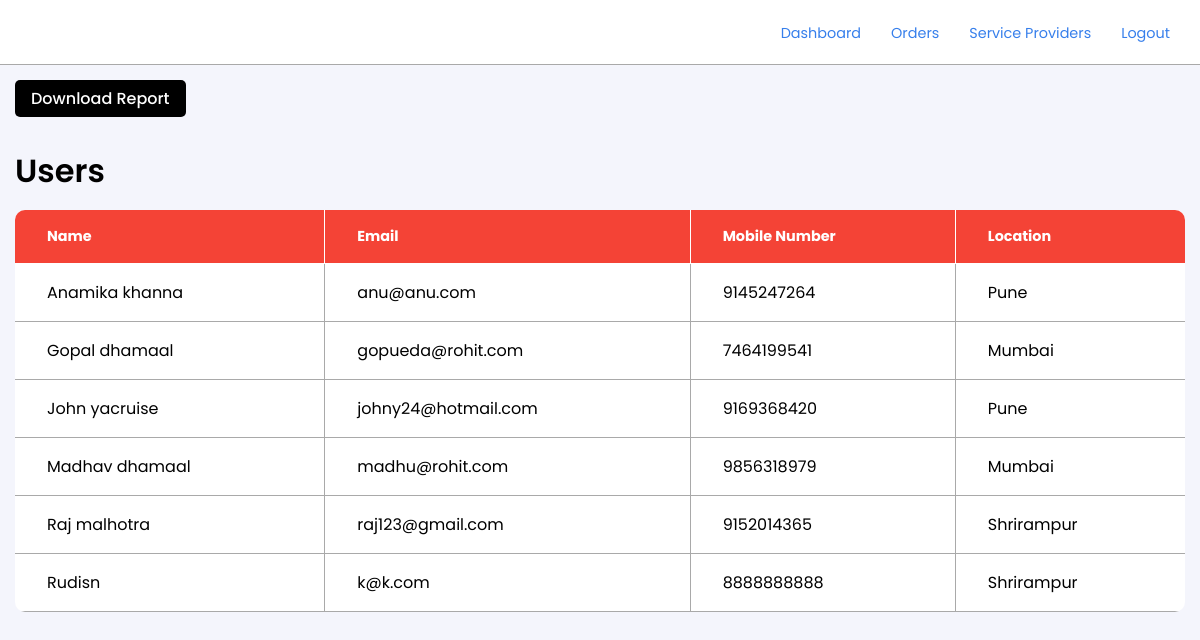
The app's page /admin/users.php (signed in) with its own data.
### tables this page shows
CREATE TABLE `users` (
  `id` int(11) NOT NULL,
  `uname` varchar(50) NOT NULL,
  `umail` varchar(50) NOT NULL,
  `umob` bigint(20) NOT NULL,
  `location` varchar(25) DEFAULT NULL
);

### admin/users.php (the view, shortened to what this page needs)
<?php
     include ("../conn.php");
     mysqli_select_db($conn, 'infinity') or die(mysqli_error($conn));
     $unFIlteredSPData = mysqli_query($conn, "SELECT * FROM users");
     $spDataRows = mysqli_num_rows($unFIlteredSPData);
?>
<!DOCTYPE html>
<html lang="en">
<head>
    <link rel="stylesheet" href="../Assets/Styles/style.css?v=<?php echo time(); ?>">
</head>
<body>
    <nav class="glass">
        <a href="#home"><img src="../Assets/Images/infinityLoop2.gif" class="navImg" alt=""></a>
        <ul>
            <li><a href='./'>Dashboard</a></li>
            <li><a href='./orders.php'>Orders</a></li>
            <li><a href='./service-providers.php'>Service Providers</a></li>
            <li><a href='../logout.php'>Logout</a></li>
        </ul>
    </nav>
    <section class="mainSection adminDashboardMainDiv">
        <form method="POST">
            <button class="btn" name="download_report">Download Report</button>
        </form>
        <div class="adminTableMainDiv">
            <h2 class="adminTableHeading">Users</h2>
            <table class="adminTable boxShadow1Hover">
                <thead class="boxShadow1Hover Rejected">
                    <tr>
                        <th>Name</th>
                        <th>Email</th>
                        <th>Mobile Number</th>
                        <th>Location</th>
                    </tr>
                </thead>
                <tbody>
                    <?php
                    if($spDataRows!=0){
                        while($allServices = mysqli_fetch_assoc($unFIlteredSPData)){
                    ?>
                        <tr>
                            <td><?php echo"$allServices[uname]" ?></td>
                            <td><?php echo"$allServices[umail]" ?></td>
                            <td><?php echo"$allServices[umob]" ?></td>
                            <td><?php echo"$allServices[location]" ?></td>
                        </tr>
                    <?php
                        }
                    }
                    ?>
                </tbody>
            </table>
        </div>
    </section>
</body>
</html>

### Assets/Styles/style.css (style rules this page uses)
* { padding: 0; margin: 0; box-sizing: border-box; font-family: "Poppins", sans-serif; transition: all 0.3s ease-in-out; }
:root { --primary-Color-Dark: black; --border-Color: #a9a9a9; --text-Color: #000; --main-Background-Color: #f4f5fc; --blue-Color: #005ce6c9; --primary-Color-Light: #ffff; --hover-Bg-Color: rgb(232, 232, 232); --mp-Large: 30px; --mp-Main: 15px; --mp-Secondary: 10px; --mp-Tertiary: 5px; }
.mainSection { padding: var(--mp-Main); }
h2 { font-size: 2rem; font-weight: 600; color: var(--text-Color); }
a { font-size: 0.9rem; text-decoration: none; color: var(--blue-Color); cursor: pointer; }
body { background-color: var(--main-Background-Color); }
html { scroll-behavior: smooth; }
.btn { padding: var(--mp-Tertiary) var(--mp-Main); font-size: 1rem; font-weight: 500; outline: none; cursor: pointer; border-radius: var(--mp-Tertiary); background-color: var(--primary-Color-Dark); color: var(--primary-Color-Light); border: 1px solid transparent; }
.glass { backdrop-filter: blur(16px) saturate(180%); -webkit-backdrop-filter: blur(16px) saturate(180%); }
nav { height: 65px; padding: var(--mp-Main) var(--mp-Large); border-bottom: 1px solid var(--border-Color); width: 100%; display: flex; align-items: center; justify-content: space-between; background-color: var(--primary-Color-Light); z-index: 100; }
.navImg { width: 35px; border-radius: var(--mp-Secondary); }
nav ul { display: flex; align-items: center; justify-content: center; }
nav ul li { list-style-type: none; margin-left: var(--mp-Large); border-radius: var(--mp-Tertiary); cursor: pointer; }
.Rejected { background-color: #f44336; }
.adminTableMainDiv { display: flex; align-items: flex-start; justify-content: flex-start; flex-direction: column; overflow: scroll; width: 100%; }
.adminTableHeading { margin-bottom: var(--mp-Main); }
.adminTable { border-collapse: collapse; background-color: white; text-align: left; overflow: hidden; cursor: pointer; border-radius: var(--mp-Secondary); width: 100%; max-width: 100%; }
.adminTable thead { border-bottom: 1px solid var(--border-Color); color: var(--primary-Color-Light); }
.adminTable th { padding: 1rem 2rem; font-size: 0.9rem; border: 1px solid var(--primary-Color-Light); border-top: none; }
.adminTable th:first-child { border-left: none; }
.adminTable th:last-child { border-right: none; }
.adminTable td { padding: 1rem 2rem; border: 1px solid var(--border-Color); }
.adminTable td:first-child { border-left: none; }
.adminTable td:last-child { border-right: none; }
.adminDashboardMainDiv button { margin-bottom: var(--mp-Large); }

### records on screen
users: uname "Anamika khanna", umail "anu@anu.com", umob "9145247264", location "Pune"
users: uname "Gopal dhamaal", umail "gopueda@rohit.com", umob "7464199541", location "Mumbai"
users: uname "John yacruise", umail "johny24@hotmail.com", umob "9169368420", location "Pune"
users: uname "Madhav dhamaal", umail "madhu@rohit.com", umob "9856318979", location "Mumbai"
users: uname "Raj malhotra", umail "raj123@gmail.com", umob "9152014365", location "Shrirampur"
users: uname "Rudisn", umail "k@k.com", umob "8888888888", location "Shrirampur"
